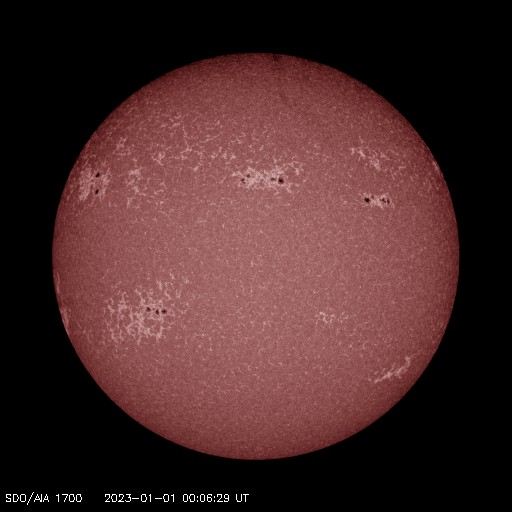
#> input picture images/9_1700.jpg, 512 x 512 px; the run also reads 1 picture not shown here
$ python 'Measure brightness of solar image.py'
#> lines starting #> are read from the running program, lines starting #| are printed output that depends on the picture; after the words box and inside, x2 and y2 are one past the last pixel; in counts of white or black regions, pixels touching at a corner belong together
'''
Combine functions from
    1. Image_point_function_create_mask.py
    2. Image_paste
    3. Image_point_function_measure_brightness.py

To take a single RGB image and calculate amount of dark and light pixels.
'''
from PIL import Image, ImageOps

original_solar_image = 'images/2_0131.jpg' # original Solar image RGB

# 1. Image_point_function_create_mask.py


# Note: this part does not need to be done for each image.
# Once the mask has been made it can be used for every image.
mask_file = 'images/9_1700.jpg'  # no solar flares, so just a circle.

# functions which will be used for mapping
def threshold_9(p): # returns 255 for any values greater than 9. 0 otherwise.
    if p>9:
        return 255
    else:
        return 0

with Image.open(mask_file) as im_mask:
#> im_mask is the input picture: PIL image 512x512 RGB; mean R, G, B 70.2, 40.4, 40.3
    im_mask = im_mask.convert("L")  # Greyscale
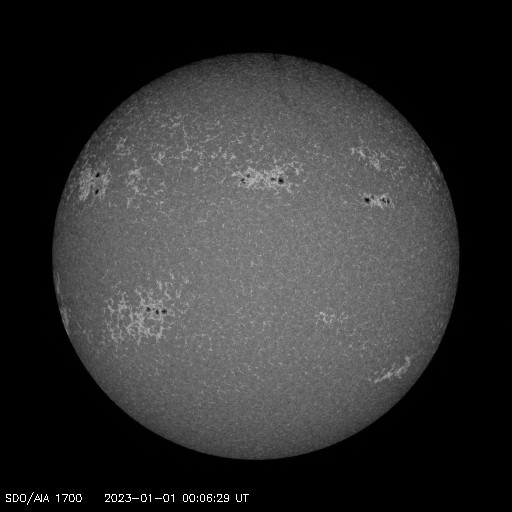
#> im_mask: PIL image 512x512 L; min 0, max 255, mean 49.3
    im_mask = im_mask.point(threshold_9) # Set to white (255) any pixel values greater than 9.
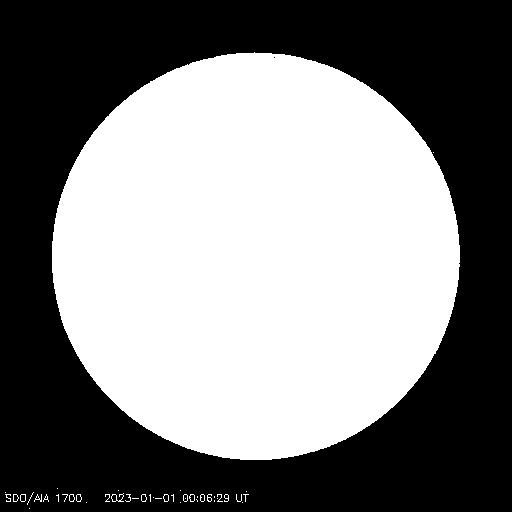
#> im_mask: PIL image 512x512 L; 50% white; 2 black regions (1 under 20 px), largest, box (x1, y1, x2, y2) and area: (0, 0, 512, 512) 131017
    im_mask_invert = ImageOps.invert(im_mask) # Invert black and white
    # [6 lines of commented-out code are left out]
'''
1. Surround original image with black.
2. Surround original image with white.
'''

infile = original_solar_image # original Solar image RGB
maskfile  = 'images/mask.png' # white circle on black background, greyscale L
with Image.open(infile) as im:
    # convert original image to greyscale so that it matches the maskfile
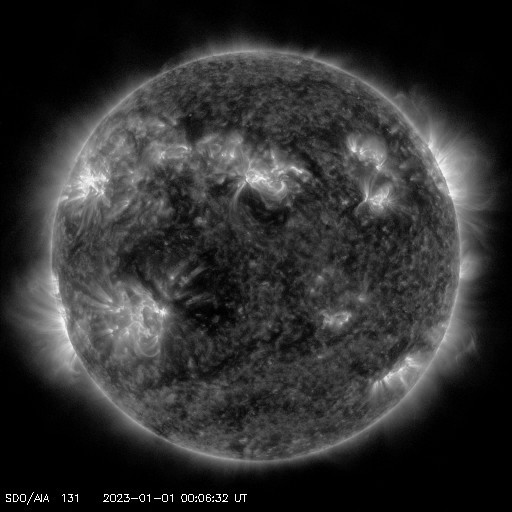
#> input picture images/2_0131.jpg, 512 x 512 px
#> im is the input picture: PIL image 512x512 RGB; min 0, max 255, mean 47.8
    im = im.convert('L')
#> im: PIL image 512x512 L
    with Image.open(maskfile) as j_mask:
        # paste the original file onto the mask
        j_mask.paste(im, mask = j_mask)
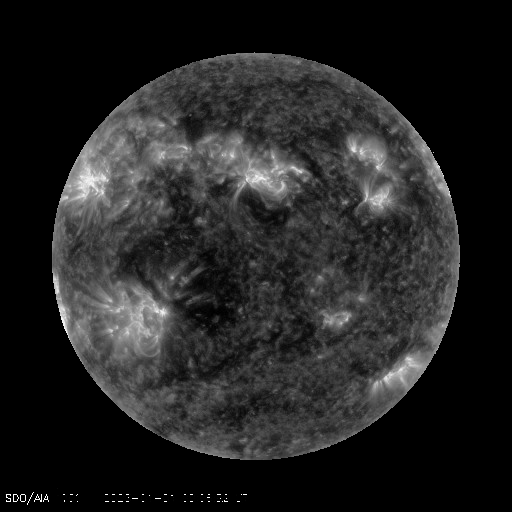
#> j_mask: PIL image 512x512 L; min 0, max 255, mean 35.1
        j_mask.show()
        j_mask.save('images/black_surround.jpg')
# this has surrounded the original image with black and saved it as black_surround


maskfile  = 'images/mask_invert.png' # black circle on white background, greyscale L
with Image.open(infile) as im:
    # convert original image to greyscale so that it matches the maskfile
    im = im.convert('L')
#> (the run stopped early here; a loop or call above may not have finished)
